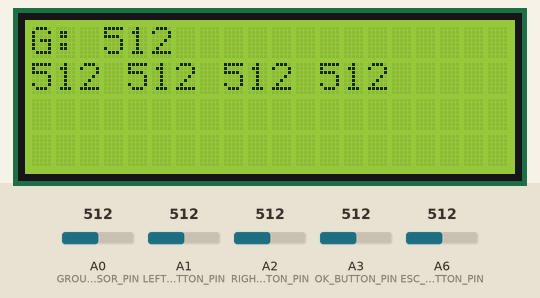
Bench run of a sketch on a simulated Arduino Nano, built with avr-gcc and run on an emulated ATmega328P. On the bench: 20×4 character LCD. The test bench sets the inputs (shaded band); at power-on: A0 (GROUND_HUM_SENSOR_PIN) = 512, A1 (LEFT_BUTTON_PIN) = 512, A2 (RIGHT_BUTTON_PIN) = 512, A3 (OK_BUTTON_PIN) = 512, A6 (ESC_BUTTON_PIN) = 512.

Above: at 6.3 s.
6.4 s: A0 (GROUND_HUM_SENSOR_PIN) set to 716
At 7.1 s:
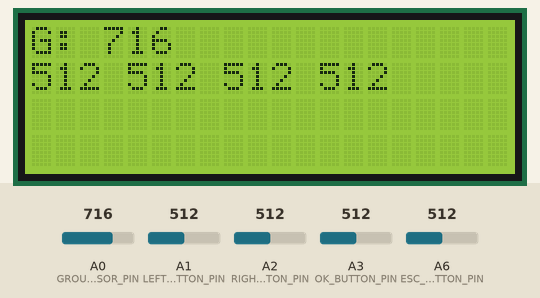
8.1 s: A1 (LEFT_BUTTON_PIN) set to 716
At 9.4 s:
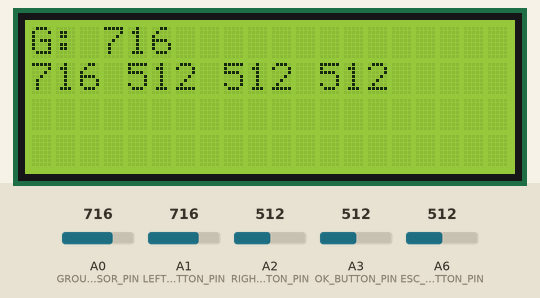
9.7 s: A2 (RIGHT_BUTTON_PIN) set to 716
At 11.0 s:
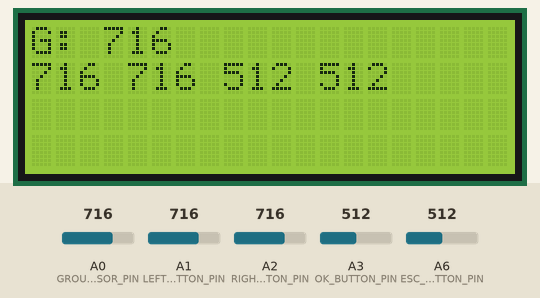
11.3 s: A3 (OK_BUTTON_PIN) set to 716
At 12.5 s:
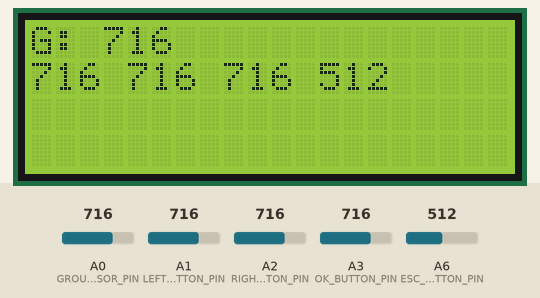
12.9 s: A6 (ESC_BUTTON_PIN) set to 716
At 13.9 s:
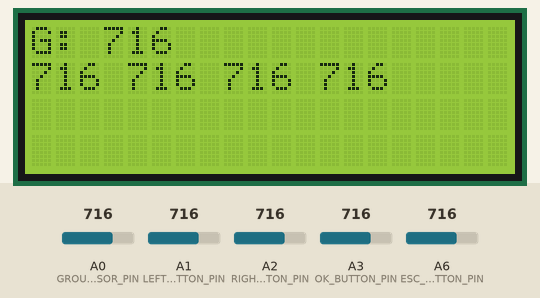
14.4 s: A0 (GROUND_HUM_SENSOR_PIN) set to 992
At 15.2 s:
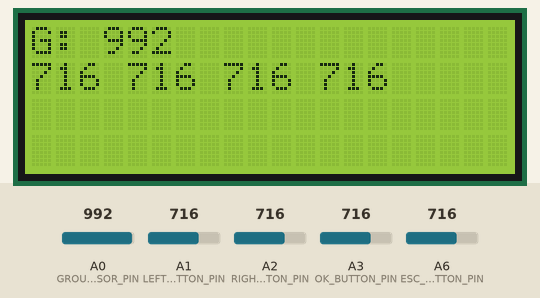
Timing chart, 0 to 17.0 s (numbered marks = the images above; inputs shaded):
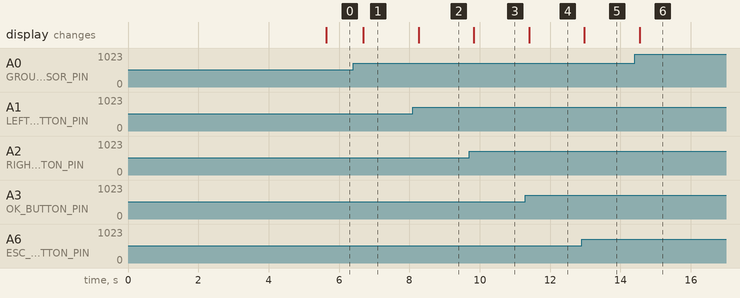

The sketch:

analog_debug.ino
```cpp
#include <LiquidCrystal_I2C.h>
#include <string.h>

// constant global values section
// Software version
#define ECOSYSTEM_VERSION 2.0

// pins
#define LEFT_BUTTON_PIN A1
#define RIGHT_BUTTON_PIN A2
#define OK_BUTTON_PIN A3
#define ESC_BUTTON_PIN A6
#define GROUND_HUM_SENSOR_PIN A0 // Port I

// instant values
unsigned short leftButton, rightButton, okButton, escButton;
uint16_t rawHumudity {};

// define LCD
LiquidCrystal_I2C lcd(0x27, 20, 4);

void setup() {
  lcd.init();
  lcd.backlight();
  lcd.setCursor(0, 0);
  lcd.clear();

  welcome();
  pinMode(LEFT_BUTTON_PIN, INPUT);
  pinMode(RIGHT_BUTTON_PIN, INPUT);
  pinMode(OK_BUTTON_PIN, INPUT);
  pinMode(ESC_BUTTON_PIN, INPUT);
  pinMode(GROUND_HUM_SENSOR_PIN, INPUT);
}

void loop() {
  delay(500);
  getSensorValues();
  lcd.clear();
  lcd.print("G: ");
  lcd.print(String(rawHumudity));
  lcd.setCursor(0, 1);
  lcd.print(String(leftButton));
  lcd.print(" ");
  lcd.print(String(rightButton));
  lcd.print(" ");
  lcd.print(String(okButton));
  lcd.print(" ");
  lcd.print(String(escButton));
}

void getSensorValues() {
  leftButton = analogRead(LEFT_BUTTON_PIN);
  rightButton = analogRead(RIGHT_BUTTON_PIN);
  okButton = analogRead(OK_BUTTON_PIN);
  escButton = analogRead(ESC_BUTTON_PIN);
  rawHumudity = analogRead(GROUND_HUM_SENSOR_PIN);
}

void welcome() {
  lcd.clear();
  lcd.print("ecosystem v");
  lcd.print(String(ECOSYSTEM_VERSION));
  lcd.setCursor(0, 1);
  lcd.print("Analog Debug");
  lcd.setCursor(0, 3);
  lcd.print("####################");
  delay(5000);
}
```

Measured:
- after the input at 6.4 s, the display: changes after 0.29 s (image 1)
- after the input at 8.1 s, the display: changes after 0.16 s (image 2)
- after the input at 9.7 s, the display: changes after 0.13 s (image 3)
- after the input at 11.3 s, the display: changes after 0.10 s (image 4)
- after the input at 12.9 s, the display: changes after 0.08 s (image 5)
- after the input at 14.4 s, the display: changes after 0.15 s (image 6)
